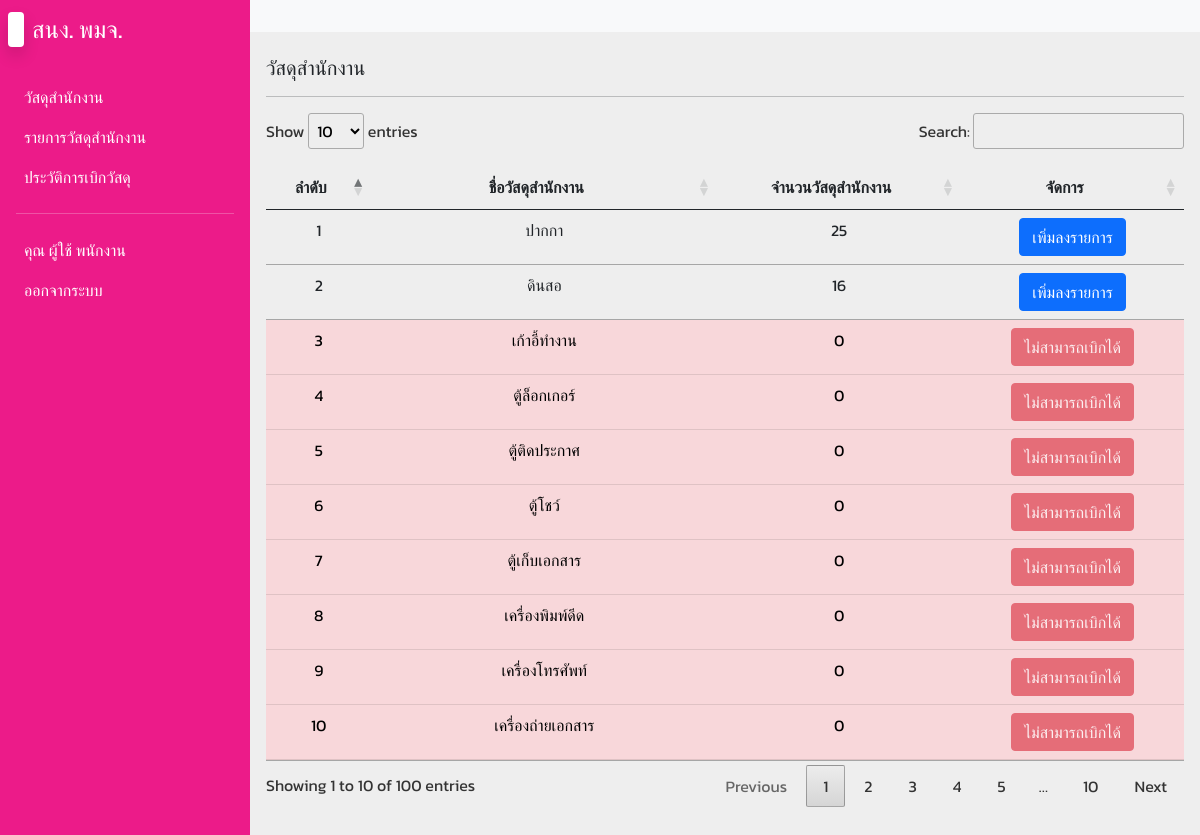
The page /offices.php (signed in) on the database as committed earlier.
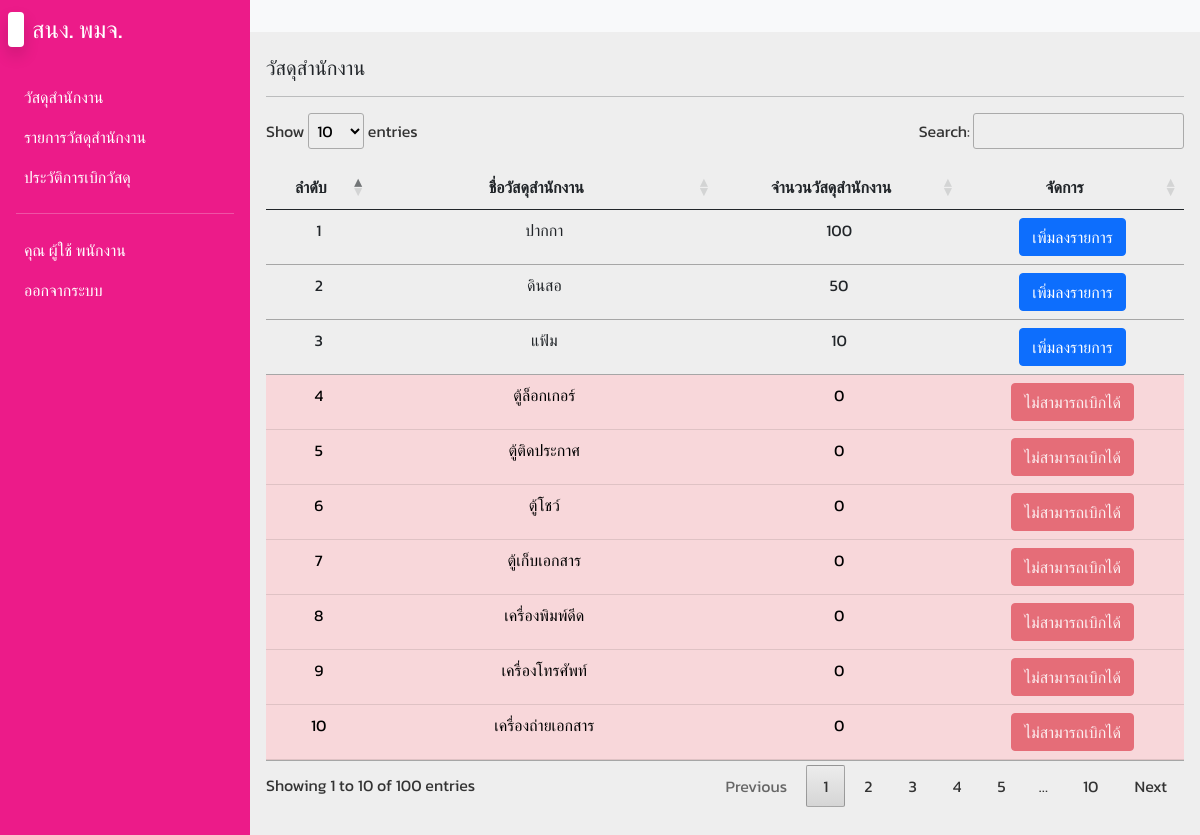
The same page on the database as committed later.
### tables this page shows
CREATE TABLE `offices` (
  `office_id` int(11) NOT NULL,
  `office_name` varchar(255) NOT NULL,
  `office_qty` int(11) NOT NULL
);

### offices.php (the view, shortened to what this page needs)
<?php
include('config/db.php');
?>
<!DOCTYPE html>
<html lang="en">
<head>
  <link rel="stylesheet" href="css/bootstrap.min.css">
  <link rel="stylesheet" href="css/fonts.css">
  <link rel="stylesheet" href="css/styles.css">
  <link rel="stylesheet" href="css/jquery.dataTables.min.css">
  <link rel="stylesheet" href="css/all.min.css">
  <link rel="stylesheet" href="css/fontawesome.min.css">
</head>
<body>
  <div class="main-container d-flex">
    <div class="sidebar" id="side_nav">
      <div class="header-box px-2 pt-3 pb-4 d-flex justify-content-between">
        <h1 class="fs-4"><span class="bg-white text-dark rounded shadow px-2 me-2"></span><span class="text-white">สนง. พมจ.</span></h1>
      </div>
      <?php include('includes/menuSidebar.inc.php'); ?>
    </div>
    <div class="content">
      <nav class="navbar navbar-expand-md navbar-light bg-light">
        <div class="container-fluid">
          <div class="collapse navbar-collapse justify-content-end" id="navbarSupportedContent">
            <ul class="navbar-nav mb-2 mb-lg-0">
              <li class="nav-item">
                <a class="nav-link active" aria-current="page" href="#"></a>
              </li>
            </ul>
          </div>
        </div>
      </nav>
    <div class="dashboard-content px-3 pt-4">
      <h2 class="fs-5"> วัสดุสำนักงาน</h2>
      <hr>
     <table class="table table-hover" id="myTable">
        <thead>
          <tr>
            <th class="text-center">ลำดับ</th>
            <th class="text-center">ชื่อวัสดุสำนักงาน</th>
            <th class="text-center">จำนวนวัสดุสำนักงาน</th>
            <th class="text-center">จัดการ</th>
          </tr>
        </thead>
        <tbody>
          <?php
          $sql = "SELECT * FROM `offices` ORDER BY office_qty DESC";
          $query = mysqli_query($conn, $sql);
          $i = 0;
          while($row = mysqli_fetch_array($query)) {
            $i++;
          ?>
          <tr class="<?php if($row['office_qty'] == 0) { echo 'table-danger'; } ?>">
            <td class="text-center"><?= $i; ?></td>
            <td class="text-center"><?= $row['office_name']; ?></td>
            <td class="text-center"><?= number_format($row['office_qty']); ?></td>
            <td class="text-center">
              <?php
              if($_SESSION['emp_role'] == 1 && $row['office_qty'] >= 1) {
              ?>
              <a href="lists.php?p_id=<?= $row['office_id']; ?>&act=add" class="btn btn-primary">เพิ่มลงรายการ</a>
              <?php } else if($_SESSION['emp_role'] == 2) { ?>
                <a href="#" class="btn btn-sucess">นำเข้าวัสดุ</a>
                <?php
              } else { ?>
              <a href="#" class="btn btn-danger disabled">ไม่สามารถเบิกได้</a>
              <?php } ?>
            </td>
          </tr>
          <?php } ?>
        </tbody>
      </table>
    </div>
    <br><br><br>
  </div>
</body>
</html>

Rows that differ between the two databases and show on the page:
no longer on this page (row unchanged): offices: office_name "เก้าอี้ทำงาน", office_qty "0", shows "ไม่สามารถเบิกได้"
changed offices "ปากกา": office_qty "25" → "100"
changed offices "ดินสอ": office_qty "16" → "50"
now on this page (row edited): offices: office_name "แฟ้ม", office_qty "10"
